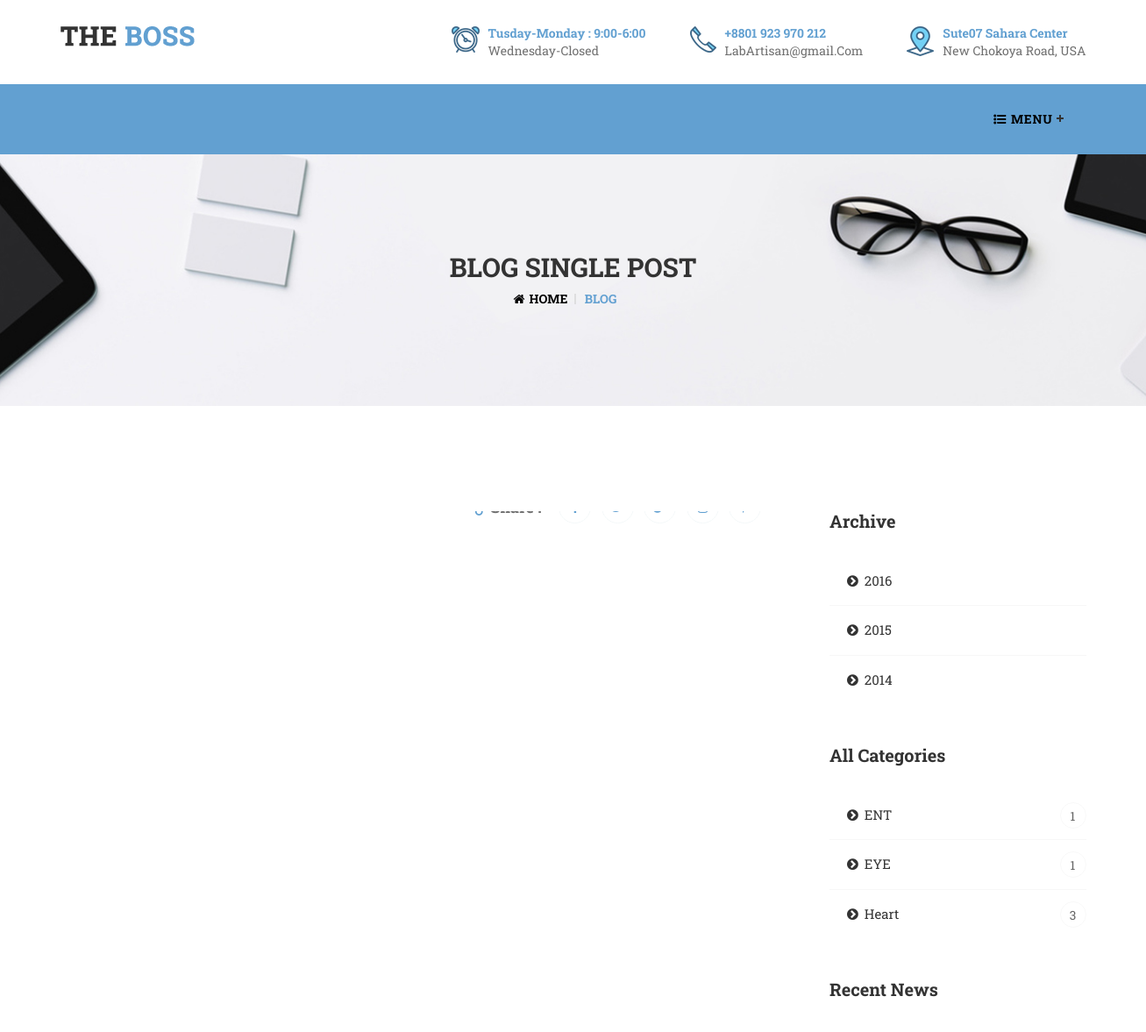
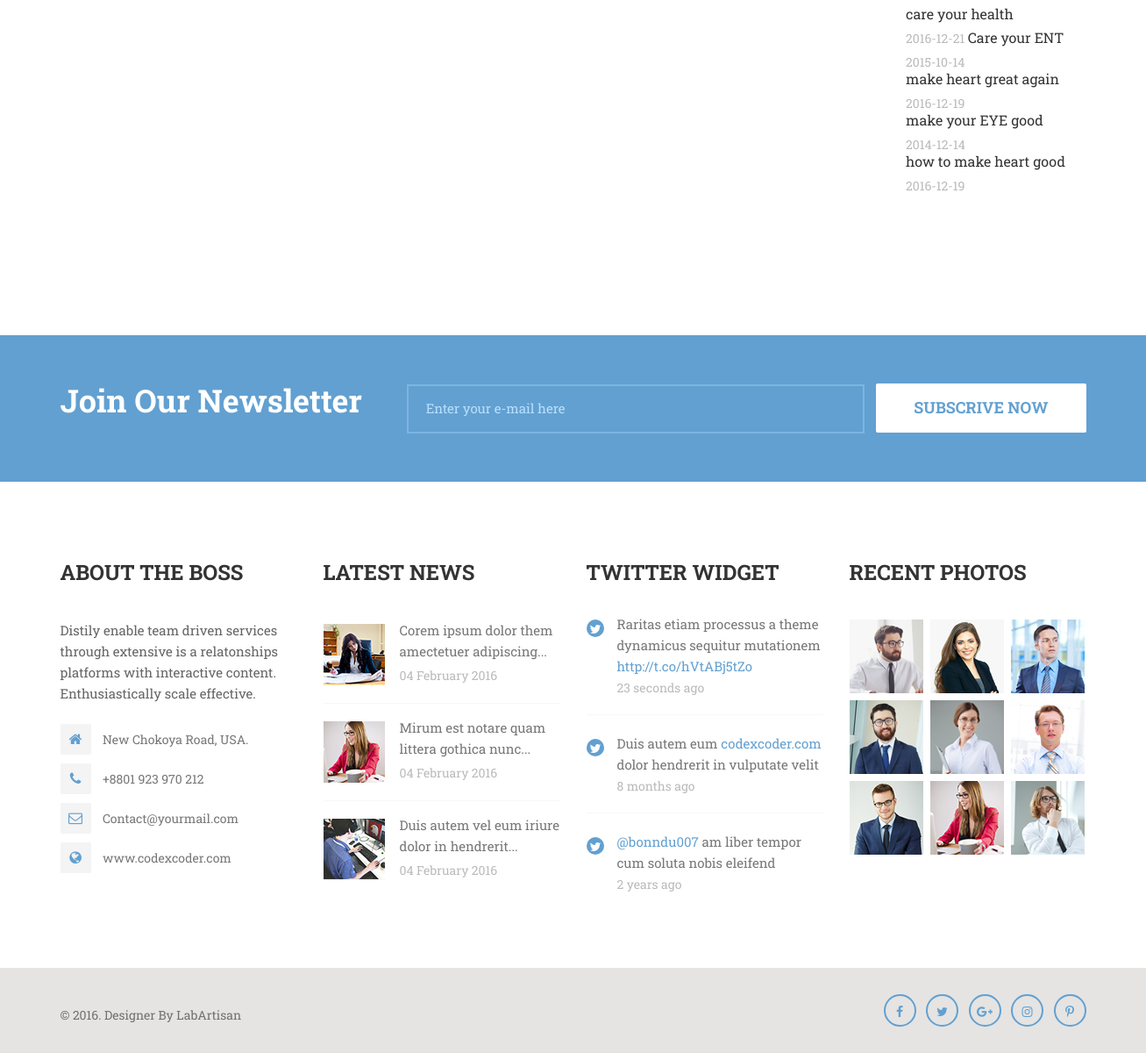
The app's page /blog-single-page.php with its own data (2 pictures, top to bottom).
### tables this page shows
CREATE TABLE `blog` (
  `id` int(10) NOT NULL,
  `post_by` varchar(100) DEFAULT NULL,
  `b_title` varchar(10000) DEFAULT NULL,
  `short_note` mediumtext NOT NULL,
  `m_content` text,
  `category` varchar(100) DEFAULT NULL,
  `f_image` varchar(100) NOT NULL,
  `date` varchar(100) DEFAULT NULL,
  `time` varchar(100) DEFAULT NULL
);

### blog-single-page.php (the view, shortened to what this page needs)
<!doctype html>
<html class="no-js" lang="en">
    <?php include ('connection.php');
    extract($_GET);
    extract($_POST);
    ?>
<head>
        <link rel="stylesheet" href="assets/css/normalize.css">
        <link rel="stylesheet" href="assets/css/main.css">
        <link rel="stylesheet" href="assets/css/bootstrap.min.css">
		<link rel="stylesheet" href="assets/font/flaticon.css">
		<link rel="stylesheet" href="assets/css/font-awesome.min.css">
		<link rel="stylesheet" href="assets/css/camera.css">
		<link rel="stylesheet" href="assets/css/animate.css">
		<link rel="stylesheet" href="assets/css/jquery.fancybox.css">
		<link rel="stylesheet" href="assets/css/swiper.min.css" />
		<link rel="stylesheet" href="assets/css/jquery.nstSlider.css" />
		<link rel="stylesheet" href="assets/css/flexslider.css" />
		<link rel="stylesheet" href="assets/css/style.css" />
		<link rel="stylesheet" href="assets/css/responsive.css" />
    </head>
    <body>
        <header>
            <?php include ('header.php'); ?>
        </header>
		<section class="breadcrumb-section section">
			<div class="container">
				<div class="breadcrumb-area">
					<h2 class="breadcrumb-title">Blog Single Post</h2>
					<ul class="breadcrumb-ul">
					  <li><a href="#">Home</a></li>
					  <li class="active-breadcrumb">Blog</li>
					</ul>
				</div>
			</div>
		</section>
		<section class="section blog-page-two single-blog-page">
			<div class="container">
				<div class="row">
					<div class="col-md-9">
						<div class="blog-style-two">
							<div class="single-blog-box single-full-blog">
								<div class="tag-and-share-box">
									<div class="blog-share">
										<h4><i class="flaticon-share"></i>Share :</h4>
										<div class="social-icon">
											<ul id="social-style-two">
												<li><a href="#"><i class="fa fa-facebook" aria-hidden="true"></i></a></li>
												<li><a href="#"><i class="fa fa-twitter" aria-hidden="true"></i></a></li>
												<li><a href="#"><i class="fa fa-google-plus" aria-hidden="true"></i></a></li>
												<li><a href="#"><i class="fa fa-instagram" aria-hidden="true"></i></a></li>
												<li><a href="#"><i class="fa fa-pinterest-p" aria-hidden="true"></i></a></li>
											</ul>
										</div>
									</div>
								</div>
							</div>
						</div>
					</div>
					<div class="col-md-3">
						<div class="sidebar row">
                            <div class="single-sidebar">
                                <h3>Archive</h3>
                                <ul class="siderbar-menu sidebar-category">
                                    <?php
                                    $sql3="SELECT DISTINCT(YEAR(STR_TO_DATE(`date`, \"%Y-%m-%d\"))) as yr from blog order by `date` DESC";
                                    $result3=mysqli_query($con,$sql3);
                                    while ($row3=mysqli_fetch_array($result3)) {
                                        ?>
                                        <li><a href="archive.php?yr=<?php echo $row3['yr']?>"><i class="fa fa-chevron-circle-right"
                                                                     aria-hidden="true"></i><span><?php echo $row3['yr']?></span></a></li>
                                        <?php
                                        }
                                    ?>
                                </ul>
                            </div>
                            <div class="single-sidebar">
								<h3>All Categories</h3>
								<ul class="siderbar-menu sidebar-category">
                                    <?php
                                    $sql1="SELECT blog.category, COUNT(blog.category) as count_cate FROM `blog` GROUP BY `category`";
                                    $result1=mysqli_query($con,$sql1);
                                    while ($row1=mysqli_fetch_array($result1)){
                                    ?>
									<li><a href="all_categories.php?cg=<?php echo $row1['category']?>"><i class="fa fa-chevron-circle-right" aria-hidden="true"></i><span><?php echo $row1['category']?> </span><span class="category-post-count"><?php echo $row1['count_cate']?> </span></a></li>
									<?php
                                    }
                                    ?>
								</ul>
							</div>
							<div class="single-sidebar">
								<h3>Recent News</h3>
								<ul class="latest-news sidebar-latest-news">
									<li>
										<div class="content">
                                            <?php
                                            $sql2="SELECT * FROM `blog` ORDER BY id DESC LIMIT 5";
                                            $result2=mysqli_query($con,$sql2);
                                            while ($row2=mysqli_fetch_array($result2)) {
                                                ?>
                                                <a href="blog-single-page.php?id=<?php echo $row2['id']?>" class="latest-news-title"><?php echo $row2['b_title'] ?></a><br>
                                                <span class="post-date"><a href="#"></a><?php echo $row2['date'] ?></span>
                                                <?php
                                            }
                                            ?>
										</div>
									</li>
								</ul>
							</div>
						</div>
					</div>
				</div>
			</div>
		</section>
		<section class="newletter-section">
			<div class="container">
				<div class="row">
					<div class="newsletter-section-box">
						<h2>Join Our Newsletter</h2>
						<div class="input-box">
							<form action="http://themes.codexcoder.com/theboss/email">
								<input type="email" name="email" placeholder="Enter your e-mail here" />
								<input type="submit" value="Subscrive Now" />
							</form>
						</div>
					</div>
				</div>
			</div>
		</section>
		<footer class="footer-section">
			<div class="footer-top">
					<div class="container">
						<div class="row">
							<div class="row">
								<div class="col-md-3 col-sm-6">
									<div class="f-widget">
										<h2>About The Boss</h2>
										<div class="footer-content">
											<p>Distily enable team driven services through extensive is a relatonships platforms with interactive content. Enthusiastically scale effective.</p>
										</div>
										<div class="contact-info">
											<ul>
												<li><i class="fa fa-home" aria-hidden="true"></i><span> New Chokoya Road, USA.</span></li>
												<li><i class="fa fa-phone" aria-hidden="true"></i><span> +8801 923 970 212</span></li>
												<li><i class="fa fa-envelope-o" aria-hidden="true"></i><span> Contact@yourmail.com</span></li>
												<li><i class="fa fa-globe" aria-hidden="true"></i><span> www.codexcoder.com</span></li>
											</ul>
										</div>
									</div>
								</div>
								<div class="col-md-3 col-sm-6">
									<div class="f-widget">
										<h2>Latest News</h2>
										<ul class="latest-news">
											<li>
												<span class="small-thumbnail">
													<a href="#"><img src="images/footer-latest-news-one.jpg" alt="" /></a>
												</span>
												<div class="content">
													<a href="#" class="latest-news-title">Corem ipsum dolor them amectetuer adipiscing...</a>
													<span class="post-date">04 February 2016</span>
												</div>
											</li>
											<li>
												<span class="small-thumbnail">
													<a href="#"><img src="images/footer-latest-news-two.jpg" alt="" /></a>
												</span>
												<div class="content">
													<a href="#" class="latest-news-title">Mirum est notare quam littera gothica nunc...</a>
													<span class="post-date">04 February 2016</span>
												</div>
											</li>
											<li>
												<span class="small-thumbnail">
													<a href="#"><img src="images/footer-latest-news-three.jpg" alt="" /></a>
												</span>
												<div class="content">
													<a href="#" class="latest-news-title">Duis autem vel eum iriure dolor in hendrerit...</a>
													<span class="post-date">04 February 2016</span>
												</div>
											</li>
										</ul>
									</div>
								</div>
								<div class="col-md-3 col-sm-6">
									<div class="f-widget">
										<h2>Twitter Widget</h2>
										<ul class="twitter-widget">
											<li>
												<span class="twitter-icon"><i class="fa fa-twitter"></i></span>
												<div class="twitter-content">
													<p>Raritas etiam processus a theme dynamicus sequitur mutationem <a href="#">http://t.co/hVtABj5tZo</a></p>
													<span class="twitt-time">23 seconds ago</span>
												</div>
											</li>
											<li>
												<span class="twitter-icon"><i class="fa fa-twitter"></i></span>
												<div class="twitter-content">
													<p>Duis autem eum <a href="#">codexcoder.com</a> dolor hendrerit in vulputate velit</p>
													<span class="twitt-time">8 months ago</span>
												</div>
											</li>
											<li>
												<span class="twitter-icon"><i class="fa fa-twitter"></i></span>
												<div class="twitter-content">
													<p><a href="#">@bonndu007</a> am liber tempor cum soluta nobis eleifend</p>
													<span class="twitt-time">2 years ago</span>
												</div>
											</li>
										</ul>
									</div>
								</div>
								<div class="col-md-3 col-sm-6">
									<div class="f-widget">
										<h2>Recent Photos</h2>
										<div class="footer-instagram">
											<a href="#"><img src="images/footer-intagram-one.jpg" alt="" /></a>
											<a href="#"><img src="images/footer-intagram-two.jpg" alt="" /></a>
											<a href="#"><img src="images/footer-intagram-three.jpg" alt="" /></a>
											<a href="#"><img src="images/footer-intagram-four.jpg" alt="" /></a>
											<a href="#"><img src="images/footer-intagram-five.jpg" alt="" /></a>
											<a href="#"><img src="images/footer-intagram-six.jpg" alt="" /></a>
											<a href="#"><img src="images/footer-intagram-seven.jpg" alt="" /></a>
											<a href="#"><img src="images/footer-intagram-eight.jpg" alt="" /></a>
											<a href="#"><img src="images/footer-intagram-nine.jpg" alt="" /></a>
										</div>
									</div>
								</div>
							</div>
						</div>
					</div>
			</div>
			<div class="footer-bottom">
				<div class="container">
					<div class="row">
						<div class="copyright-text">
							<p>&copy; 2016. Designer By <a href="#">LabArtisan</a></p>
						</div>
						<div class="social-icon">
							<ul>
								<li><a href="#"><i class="fa fa-facebook" aria-hidden="true"></i></a></li>
								<li><a href="#"><i class="fa fa-twitter" aria-hidden="true"></i></a></li>
								<li><a href="#"><i class="fa fa-google-plus" aria-hidden="true"></i></a></li>
								<li><a href="#"><i class="fa fa-instagram" aria-hidden="true"></i></a></li>
								<li><a href="#"><i class="fa fa-pinterest-p" aria-hidden="true"></i></a></li>
							</ul>
						</div>
					</div>
				</div>
			</div>
		</footer>
    </body>
</html>

### assets/css/main.css (style rules this page uses)
html { color: #222; font-size: 16px; line-height: 1.4; }
audio, canvas, iframe, img, svg, video { vertical-align: middle; }

### records on screen
blog: b_title "care your health", date "2016-12-21"
blog: b_title "Care your ENT", date "2015-10-14"
blog: b_title "make heart great again", date "2016-12-19"
blog: b_title "make your EYE good", date "2014-12-14"
blog: b_title "how to make heart good", date "2016-12-19"

### other values on screen
$row3['yr'] "2016"
$row3['yr'] "2015"
$row3['yr'] "2014"
$row1['category'] "ENT"
$row1['count_cate'] "1"
$row1['category'] "EYE"
$row1['category'] "Heart"
$row1['count_cate'] "3"
